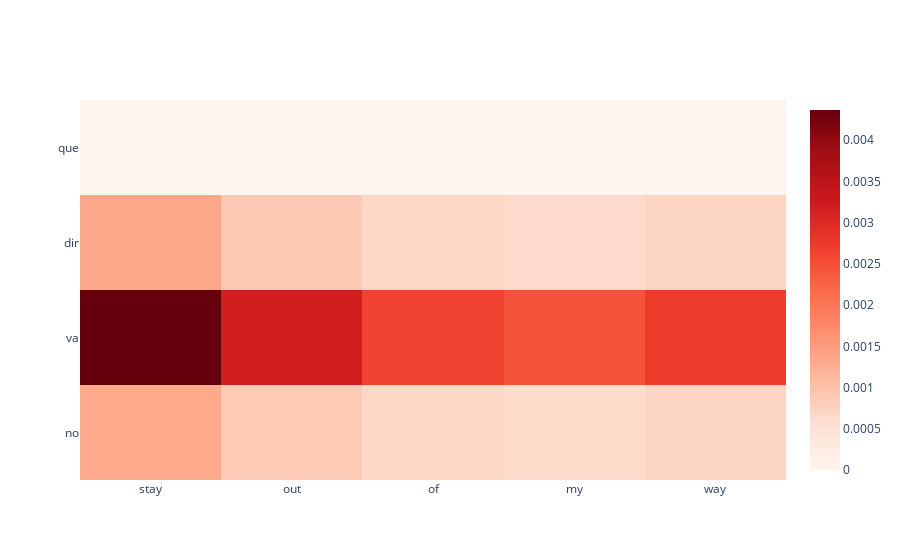

Notebook code cell kept with this figure:
### Code cell
predict_random_val_sentence()
